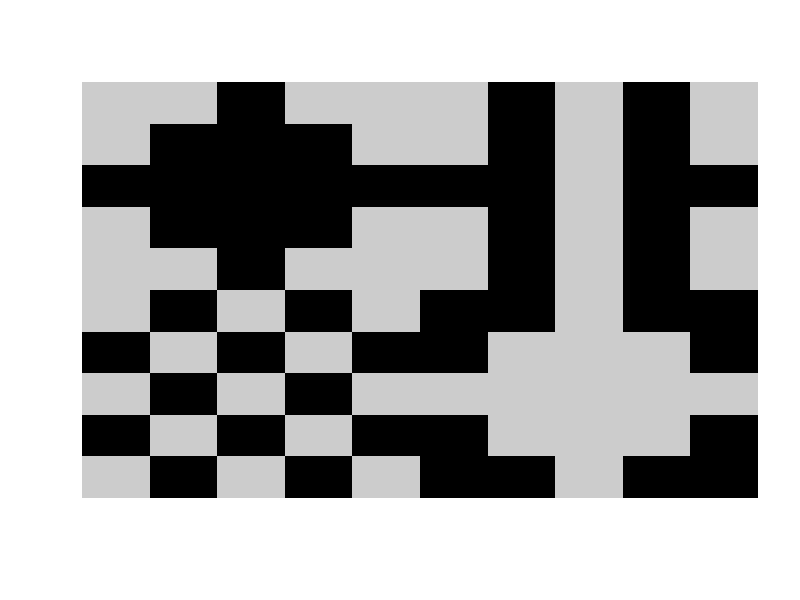
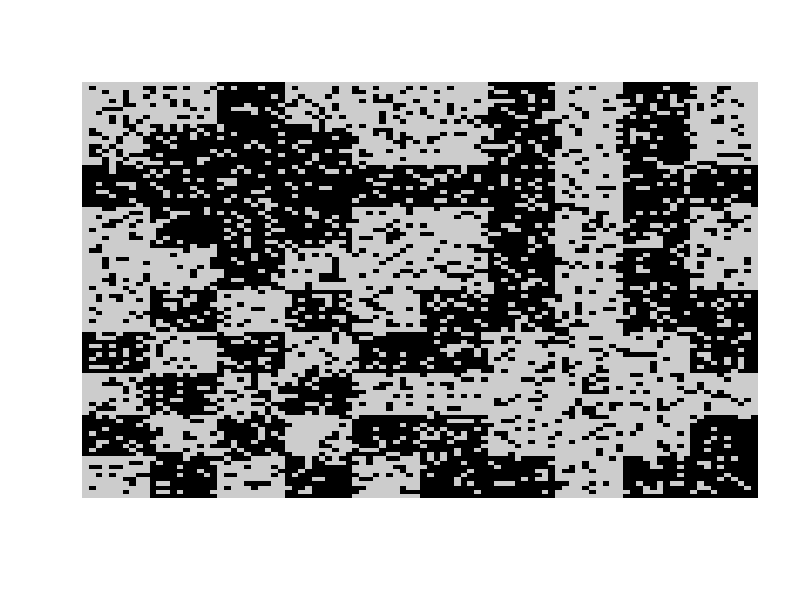

Write R code to recreate these figures, in order.
temp <- (matrix(1,nrow=3,ncol=3) %x% matrix(c(2,1,1,2),2))[1:5,1:5]
M1 <- temp %x% matrix(1,nrow=10,ncol=10)
M2 <- matrix(2,nrow=50, ncol=50)
M2[21:30,1:10] <- M2[21:30,41:50] <- 1
M2[11:40,11:20] <- M2[11:40,31:40] <- 1
M2[1:50,21:30] <- 1
M3 <- matrix(2,nrow=50, ncol=50)
M3[11:20,] <- M3[31:40,] <- 1
M3[1:10,21:30] <- M3[41:50,21:30] <- 1
M4 <- 3 - M2
X.ori <- cbind(rbind(M1,M4),rbind(M2,M3))

image(X.ori, axes=FALSE, frame.plot=FALSE, col = grey(c(0, 0.8)))

p <- 0.2
set.seed(12345)
N <- dim(X.ori)[1]
Y <- X.ori
Y1 <- Y[2:(N-1),2:(N-1)]
i1 <- which(runif(((N-2)^2)) < p)
Y1[i1] <- 3-Y1[i1]
Y[2:(N-1),2:(N-1)] <- Y1

image(Y, axes=FALSE, frame.plot=FALSE, col=grey(c(0, 0.8)))